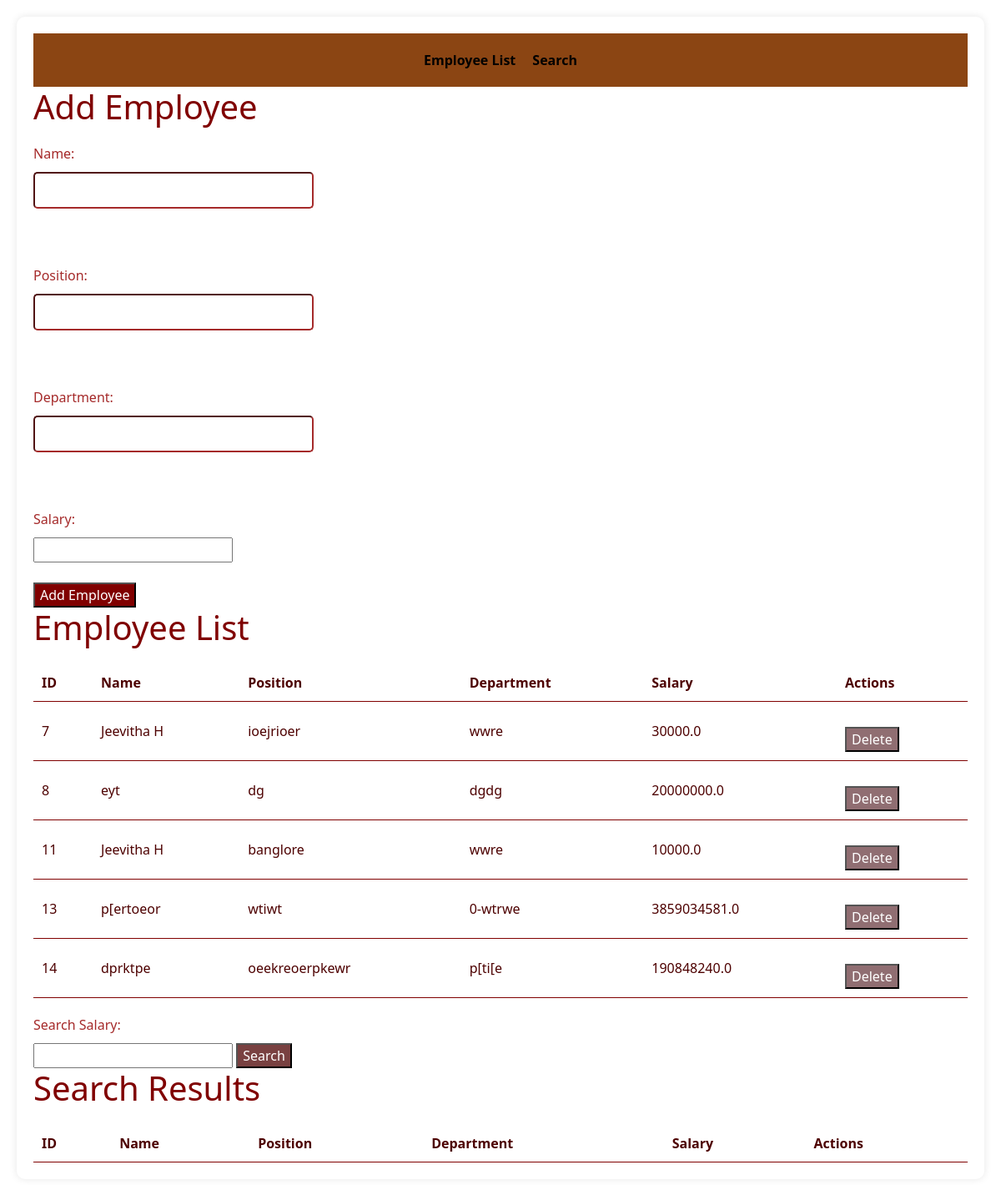
The page / on the database its author committed.
### models.py (models this page shows)
class Employee(Base):
    __tablename__ = 'employees'
    id = Column(Integer, primary_key=True, index=True)
    name = Column(String, index=True)
    position = Column(String)
    department = Column(String)
    salary = Column(Float)

### main.py (the view)
@app.get("/")
def home(request: Request, db: Session = Depends(get_db)):
    employees = db.query(models.Employee).all()
    return templates.TemplateResponse("index.html",
                                      {"request": request, "employee_list": employees})

### templates/index.html (shortened to what this page needs)
<!DOCTYPE html>
<html lang="en">
<head>
    <link rel="stylesheet" href="https://cdn.jsdelivr.net/npm/bootstrap@5.0.2/dist/css/bootstrap.min.css">
    <link rel="stylesheet" href="static/static.css">
</head>
<body>
<section>
  <nav>
      <ul>
          <li class="align-left"><a href="#employee-list">Employee List</a></li>
          <li class="align-right"><a href="#search">Search</a></li>
      </ul>
</nav>
    <h1>Add Employee</h1>
    <form action="/add" method="post">
        <label for="name">Name:</label>
        <input type="text" id="name" name="name" required><br>
        <br>
        <label for="position">Position:</label>
        <input type="text" id="position" name="position" required><br>
        <br>
        <label for="department">Department:</label>
        <input type="text" id="department" name="department" required><br>
        <br>
        <label for="salary">Salary:</label>
        <input type="number" id="salary" name="salary" required><br>
        <br>
        <input type="submit" value="Add Employee">
    </form>
    <div id="employee-list-content">
    <h1 id="employee-list">Employee List</h1>
    <table>
      <thead>
        <tr>
          <th>ID</th>
          <th>Name</th>
          <th>Position</th>
          <th>Department</th>
          <th>Salary</th>
          <th>Actions</th>
        </tr>
      </thead>
      <tbody>
        {% for employee in employee_list %}
          <tr>
            <td>{{ employee.id }}</td>
            <td>{{ employee.name }}</td>
            <td>{{ employee.position }}</td>
            <td>{{ employee.department }}</td>
            <td>{{ employee.salary }}</td>
            <td>
              <form action="/delete/{{ employee.id }}" method="get">
                <button type="submit">Delete</button>
              </form>
            </td>
          </tr>
        {% endfor %}
      </tbody>
    </table>
  </div>
  <div id="search-content" >
    <form action="/search" method="get" id="search">
        <label for="min_salary">Search Salary:</label>
        <input type="number" id="min_salary" name="min_salary" required>
        <input type="submit" value="Search" class="search-icon">
    </form>
    <h1 id="search-results-table">Search Results</h1>
<table  id="search-results-table">
  <thead>
    <tr>
      <th>ID</th>
      <th>Name</th>
      <th>Position</th>
      <th>Department</th>
      <th>Salary</th>
      <th>Actions</th>
    </tr>
  </thead>
</table>
</div>
</section>
</body>
</html>

### static/static.css (style rules this page uses)
label { display: block; margin-bottom: 10px; color: brown; }
input[type="text"] { display: block; width: 30%; padding: 8px; border-radius: 5px; border: 1px solid peach; box-sizing: border-box; margin-bottom: 20px; border-color: brown; }
section { margin: 20px; padding: 20px; background-color: #fff; border-radius: 10px; box-shadow: 0 0 10px rgba(0, 0, 0, 0.1); }
h1 { color: maroon; }
form, table { margin-top: 20px; }
table { width: 100%; border-collapse: collapse; }
th, td { padding: 10px; text-align: left; border-bottom: 1px solid maroon; }
nav { background-color: #8B4513; color: #000; padding: 20px; }
nav ul { list-style: none; padding: 0; margin: 0; display: flex; justify-content: center; }
nav ul li { margin: 0 10px; }
nav ul li a { text-decoration: none; color: #000; font-weight: bold; }
form input[type="submit"] { background-color: maroon; color: #fff; cursor: pointer; }
form button[type="submit"] { background-color: #906e72; color: #fff; cursor: pointer; }
#search-content input[type="submit"] { background-color: rgb(121, 65, 65); color: #fff; cursor: pointer; }
body { color: #4d0000; }

### rows shown on the page
Employee: id "7", name "Jeevitha H", position "ioejrioer", department "wwre", salary "30000.0"
Employee: id "8", name "eyt", position "dg", department "dgdg", salary "20000000.0"
Employee: id "11", name "Jeevitha H", position "banglore", department "wwre", salary "10000.0"
Employee: id "13", name "p[ertoeor", position "wtiwt", department "0-wtrwe", salary "3859034581.0"
Employee: id "14", name "dprktpe", position "oeekreoerpkewr", department "p[ti[e", salary "190848240.0"
